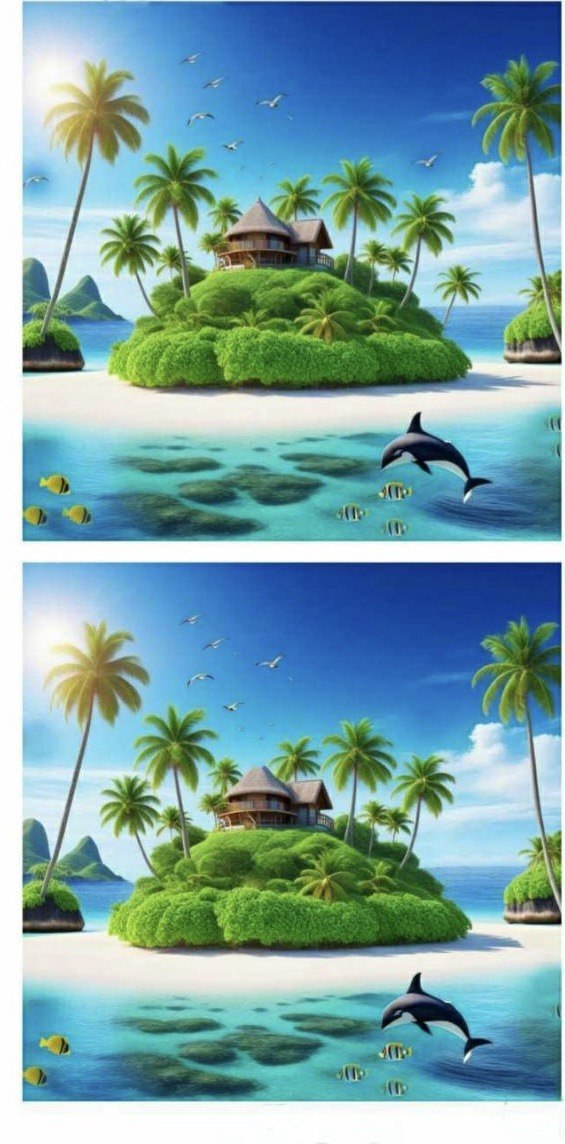
#> input picture spot_the_difference/validation_dataset/puzzle_05.jpg, 565 x 1144 px, found by its file name
$ python compare_puz5_detections.py
#> lines starting #> are read from the running program, lines starting #| are printed output that depends on the picture; after the words box and inside, x2 and y2 are one past the last pixel; in counts of white or black regions, pixels touching at a corner belong together
### spot_the_difference/spot_the_differences.py
#!/usr/bin/env python3
"""
spot_the_difference.py  (v2 – fixed)
=====================================
Fixes over v1:
  FIX A — Large blobs (r > max_allowed_r) are now SPLIT via distance-transform
           watershed instead of silently dropped.  This recovers the tail and
           cushion-stripe differences that were being swallowed by one giant
           alignment-artifact blob.
  FIX B — HUE_DILATE_KSIZE reduced 21→9 so the hue mask doesn't bleed and
           fuse unrelated regions into one oversized blob.
  FIX C — MERGE_RADIUS reduced 88→55 so spatially-separate differences
           (tail vs. cushion-stripe) don't collapse into a single circle that
           then exceeds the radius cap and gets dropped.
  FIX D — delta_floor lowered 8.0→7.0 to catch low-contrast diffs like the tail.
  FIX E — Circle padding tightened (+12→+6) so circles hug the real diff region.
  FIX F — No per-circle numbering badges.  Only the total count is shown on the
           Khmer banner.

Usage (unchanged):
  python spot_the_difference.py puzzle.jpg
  python spot_the_difference.py original.png modified.png
  python spot_the_difference.py numbergrid.png --mode number
"""

import sys
import argparse
import warnings
import random
import os
import re
import cv2
import numpy as np
from pathlib import Path
from skimage.metrics import structural_similarity as ssim
from PIL import Image, ImageDraw, ImageFont

warnings.filterwarnings("ignore")


# ─────────────────────────────────────────────────────────────────────────────
#  TUNING CONSTANTS
# ─────────────────────────────────────────────────────────────────────────────

MAX_WARP_SCALE       = 3.0
SAME_RATIO_TOL       = 0.03
ECC_MAX_DIM          = 400
ECC_MAX_ITER         = 150
ECC_EPS              = 1e-5

NUM_CELL_PAD         = 4
NUM_MIN_COLS         = 3
NUM_MIN_ROWS         = 3

HUE_FIXED_THRESH     = 30    # degrees — hue arc above this fires
HUE_SAT_MIN          = 30    # ignore pixels below this saturation
HUE_DILATE_KSIZE     = 9     # FIX B: was 21 — smaller kernel prevents blob fusion
HUE_SCORE_WEIGHT     = 0.5
MAX_BLOB_RADIUS_FRAC = 0.25
MERGE_RADIUS         = 55    # FIX C: was 88 — tighter merging
LOW_DELTA_FRAC       = 0.30
CIRCLE_PAD           = 6     # FIX E: was 12 — tighter circles


# ─────────────────────────────────────────────────────────────────────────────
#  FONTS
# ─────────────────────────────────────────────────────────────────────────────

_KHMER_FONT_CANDIDATES = [
    "/usr/share/fonts/truetype/noto/NotoSansKhmer-Bold.ttf",
    "/usr/share/fonts/truetype/noto/NotoSerifKhmer-Bold.ttf",
    "/usr/share/fonts/truetype/noto/NotoSansKhmer-Regular.ttf",
    "/usr/share/fonts/truetype/noto/NotoSerifKhmer-Regular.ttf",
    "C:/Windows/Fonts/NotoSansKhmer-Bold.ttf",
    "C:/Windows/Fonts/NotoSansKhmer-Regular.ttf",
    "C:/Windows/Fonts/NotoSerifKhmer-Bold.ttf",
    "C:/Windows/Fonts/NotoSerifKhmer-Regular.ttf",
    "/Library/Fonts/NotoSansKhmer-Bold.ttf",
    "/Library/Fonts/NotoSansKhmer-Regular.ttf",
    os.path.expanduser("~/Library/Fonts/NotoSansKhmer-Bold.ttf"),
    os.path.expanduser("~/Library/Fonts/NotoSansKhmer[wdth,wght].ttf"),
    "/usr/local/share/fonts/NotoSansKhmer-Bold.ttf",
    os.path.expanduser("~/.fonts/NotoSansKhmer-Bold.ttf"),
    os.path.expanduser("~/.local/share/fonts/NotoSansKhmer-Bold.ttf"),
]

_AVAILABLE_KHMER_FONTS = [p for p in _KHMER_FONT_CANDIDATES if os.path.exists(p)]

if not _AVAILABLE_KHMER_FONTS:
    print(
        "[WARN] No Khmer fonts found. Khmer text will fall back to the default font.\n"
        "       Linux : sudo apt install fonts-noto-core\n"
        "       macOS : brew install font-noto-sans-khmer"
    )

_LATIN_FONT = next((p for p in [
    "/usr/share/fonts/truetype/liberation/LiberationSans-Bold.ttf",
    "/usr/share/fonts/truetype/dejavu/DejaVuSans-Bold.ttf",
    "C:/Windows/Fonts/arialbd.ttf",
    "/Library/Fonts/Arial Bold.ttf",
    "/System/Library/Fonts/Supplemental/Arial Bold.ttf",
] if os.path.exists(p)), None)


# [15 lines left out: function pick_random_khmer_font, not called in this run]


# ─────────────────────────────────────────────────────────────────────────────
#  1.  IMAGE I/O
# ─────────────────────────────────────────────────────────────────────────────

def load_bgr(path: str) -> np.ndarray:
    return cv2.cvtColor(np.array(Image.open(path).convert("RGB")), cv2.COLOR_RGB2BGR)


# [64 lines left out: function _find_separator, not called in this run]


def crop_text_by_gap(img: np.ndarray) -> tuple[np.ndarray, int]:
    gray = cv2.cvtColor(img, cv2.COLOR_BGR2GRAY)
    row_var = np.var(gray, axis=1)
    content_rows = np.where(row_var > 50)[0]
    if len(content_rows) == 0: return img, 0
    start_y = content_rows[0]
    end_y = content_rows[-1]
    # some padding
    start_y = max(0, start_y - 10)
    end_y = min(img.shape[0], end_y + 10)
    return img[start_y:end_y, :], start_y

def auto_slice(img: np.ndarray):
    h, w = img.shape[:2]

    # 1. Search Horizontal Cuts
    lo_y, hi_y = int(h * 0.45), int(h * 0.55)
    best_score_h = -1.0
    best_sep_h = -1
    best_a_h, best_b_h = None, None
    best_astart_h, best_bstart_h = 0, 0

    for sep in range(lo_y, hi_y):
        a, b = img[:sep], img[sep:]
        min_h = min(a.shape[0], b.shape[0])
        a_crop = a[-min_h:]
        b_crop = b[:min_h]
        score = _ssim(a_crop, b_crop)
        if score > best_score_h:
            best_score_h = score
            best_sep_h = sep
            best_a_h, best_b_h = a_crop, b_crop
            best_astart_h = sep - min_h
            best_bstart_h = sep

    # 2. Search Vertical Cuts
    lo_x, hi_x = int(w * 0.45), int(w * 0.55)
    best_score_v = -1.0
    best_sep_v = -1
    best_a_v, best_b_v = None, None
    best_astart_v, best_bstart_v = 0, 0

    for sep in range(lo_x, hi_x):
        a, b = img[:, :sep], img[:, sep:]
        min_w = min(a.shape[1], b.shape[1])
        a_crop = a[:, -min_w:]
        b_crop = b[:, :min_w]
        score = _ssim(a_crop, b_crop)
        if score > best_score_v:
            best_score_v = score
            best_sep_v = sep
            best_a_v, best_b_v = a_crop, b_crop
            best_astart_v = sep - min_w
            best_bstart_v = sep

    # Compare horizontal vs vertical with aspect ratio penalty
    ratio_h = best_a_h.shape[1] / best_a_h.shape[0] if best_a_h is not None else 1.0
    ratio_v = best_a_v.shape[1] / best_a_v.shape[0] if best_a_v is not None else 1.0

    score_h = best_score_h
    score_v = best_score_v

    # Penalize extreme aspect ratios (ratio of width to height < 0.3 or > 3.3)
    if ratio_h < 0.3 or ratio_h > 3.3:
        score_h *= 0.1
    if ratio_v < 0.3 or ratio_v > 3.3:
        score_v *= 0.1

    if score_h >= score_v and best_score_h > 0:
        print(f"[INFO] Auto-sliced (Horizontal) → A{best_a_h.shape[:2]} B{best_b_h.shape[:2]} (SSIM {best_score_h:.2f} >= {best_score_v:.2f}, adjusted: {score_h:.2f} vs {score_v:.2f})")
        return best_a_h, best_b_h, best_astart_h, best_bstart_h
    elif score_v > score_h and best_score_v > 0:
        print(f"[INFO] Auto-sliced (Vertical) → A{best_a_v.shape[:2]} B{best_b_v.shape[:2]} (SSIM {best_score_v:.2f} > {best_score_h:.2f}, adjusted: {score_v:.2f} vs {score_h:.2f})")
        return best_a_v, best_b_v, best_astart_v, best_bstart_v
    else:
        # Fallback if no peaks found (e.g. solid color)
        half = h // 2
        print("[WARN] No valid separators found! Falling back to horizontal mid-cut.")
        a, b = img[:half], img[half:]
        return a, b, 0, half


# ─────────────────────────────────────────────────────────────────────────────
#  2.  ALIGNMENT
# ─────────────────────────────────────────────────────────────────────────────

def _gray(img: np.ndarray) -> np.ndarray:
    return cv2.cvtColor(img, cv2.COLOR_BGR2GRAY)


def _ssim(a: np.ndarray, b: np.ndarray) -> float:
    ga = _gray(cv2.resize(a, (512, 512)))
    gb = _gray(cv2.resize(b, (512, 512)))
    score, _ = ssim(ga, gb, full=True)
    return float(score)


# [694 lines left out: functions _warp_h, _homography_ok, _stage1_scale, _match, _stage2_features, _stage3_ecc and 9 more, not called in this run]


# ─────────────────────────────────────────────────────────────────────────────
#  3b.  LINE-DRAWING MODE
# ─────────────────────────────────────────────────────────────────────────────

_SATURATION_LINE_THRESHOLD = 20

# [524 lines left out: functions is_line_drawing, detect_line, _ocr_digit_grid, _crop_grid_content, _grid_cell_centres, _find_grid_crop_coords and 5 more, not called in this run]


def _khmer_digits(n: int) -> str:
    return str(n).translate(str.maketrans("0123456789", "០១២៣៤៥៦៧៨៩"))


# [366 lines left out: functions make_khmer_banner, add_watermark, build_stacked_output, build_vertical_split_output, build_stacked_output_numgrid, build_sidebyside_output and 3 more, not called in this run]


# [2 lines that do not run on import are left out]

### spot_the_difference/scratch/compare_puz5_detections.py
import cv2
import numpy as np

img_puz = cv2.imread("validation_dataset/puzzle_05.jpg")
#> img_puz is the input picture: shape (1144, 565, 3); mean B, G, R 167.2, 162.7, 122.3
img_ans = cv2.imread("correct_answers/answer_05.jpg")
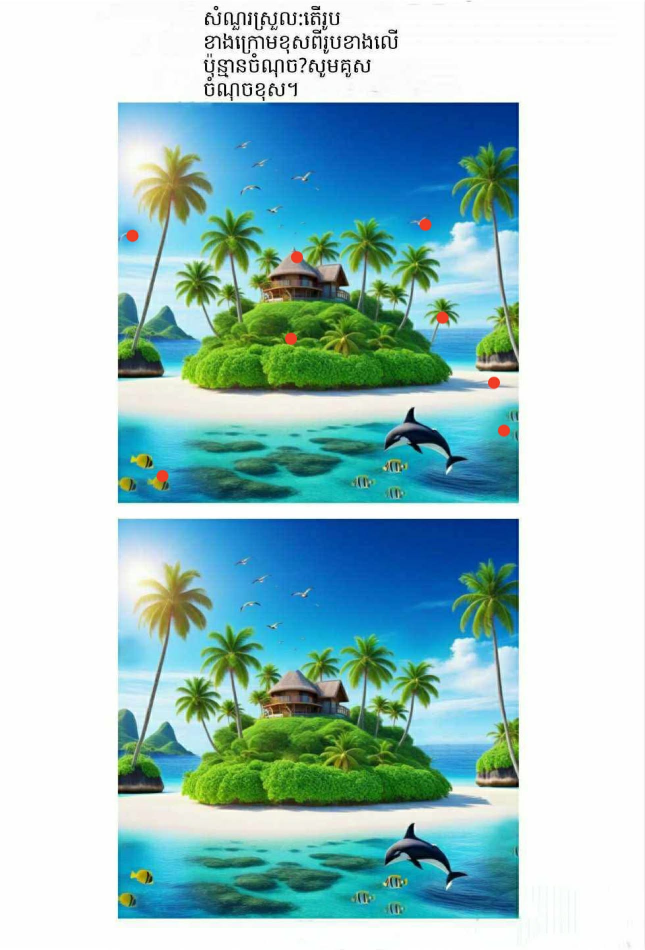
#> input picture spot_the_difference/correct_answers/answer_05.jpg, 1290 x 1899 px, found by its file name (shown at 1/2 size)
#> img_ans is the input picture: shape (1899, 1290, 3); mean B, G, R 201, 200.5, 164.9

if img_puz is None or img_ans is None:
    print("Could not read images.")
    exit()

# SIFT matching to find homography between puzzle_05 and answer_05
sift = cv2.SIFT_create()
kp_p, des_p = sift.detectAndCompute(img_puz, None)
#> kp_p = 2997 keypoints; strongest (x, y, size): (417, 418, 5.8), (417, 978, 5.6), (415, 424, 9.1), (415, 985, 9.1)
kp_a, des_a = sift.detectAndCompute(img_ans, None)
#> kp_a = 5713 keypoints; strongest (x, y, size): (601, 48, 3.4), (601, 31, 3.5), (604, 142, 3.3), (412, 79, 3.9)

bf = cv2.BFMatcher(cv2.NORM_L2, crossCheck=True)
matches = bf.match(des_p, des_a)
#> matches = 1807 matches
pts_p = np.float32([kp_p[m.queryIdx].pt for m in matches]).reshape(-1, 1, 2)
#> pts_p = 1807 rows, first 8: [23.76, 1078.6], [23.9, 334.9], [23.97, 184.2], [23.99, 861.3], [24.11, 266], [24.13, 826.8], [24.18, 1068.8], [24.9, 1082.7]
pts_a = np.float32([kp_a[m.trainIdx].pt for m in matches]).reshape(-1, 1, 2)
#> pts_a = 1807 rows, first 8: [238, 973.3], [238, 700.3], [237.9, 478], [238.1, 1481.1], [238.3, 597.9], [238.3, 1430], [238.6, 956.9], [239.7, 979.6]

H_p_to_a, mask = cv2.findHomography(pts_p, pts_a, cv2.RANSAC, 5.0)
#> H_p_to_a = [[1.49, -7.3e-05, 202.6], [-3.49e-05, 1.48, 203.3], [-1.46e-07, 1.3e-07, 1]]; mask = 1807 values, max 1 at index 1, min 0 at index 0, mean 0.626
H_a_to_p = np.linalg.inv(H_p_to_a)
#> H_a_to_p = [[0.672, 4.5e-05, -136.2], [2.41e-06, 0.674, -137], [9.79e-08, -8.79e-08, 1]]

# Let's find red circles in answer_05.jpg
hsv = cv2.cvtColor(img_ans, cv2.COLOR_BGR2HSV)
mask1 = cv2.inRange(hsv, (0, 100, 100), (10, 255, 255))
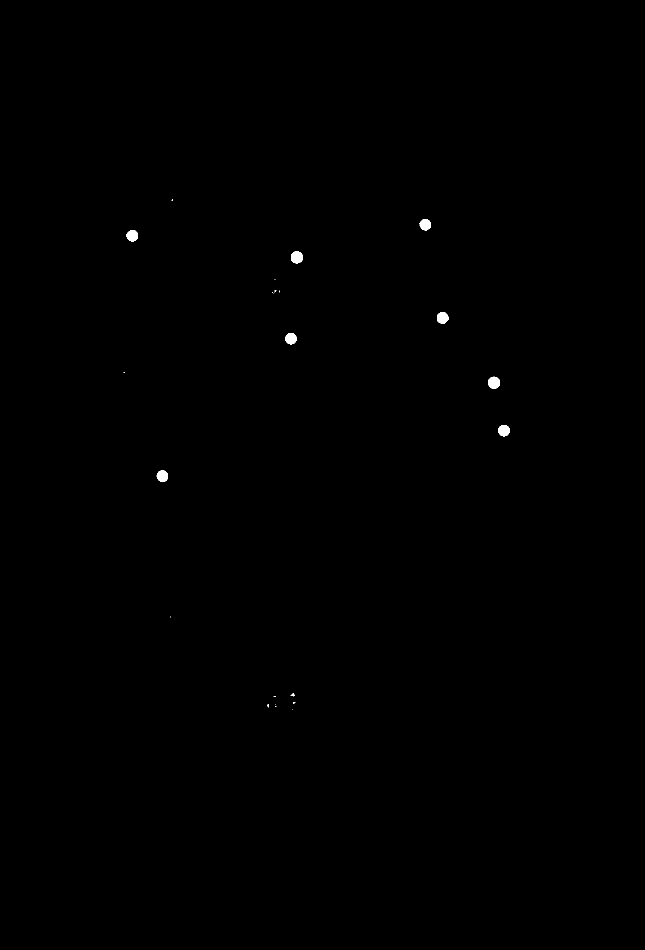
#> mask1: shape (1899, 1290) (shown at 1/2 size); 0.14% white; 23 white regions (14 under 20 px), largest, box (x1, y1, x2, y2) and area: (582, 503, 606, 527) 466, (976, 753, 1000, 778) 462, (874, 624, 897, 647) 428
mask2 = cv2.inRange(hsv, (170, 100, 100), (180, 255, 255))
mask_red = mask1 | mask2
k = cv2.getStructuringElement(cv2.MORPH_ELLIPSE, (5, 5))
mask_red = cv2.morphologyEx(mask_red, cv2.MORPH_CLOSE, k)

cnts, _ = cv2.findContours(mask_red, cv2.RETR_EXTERNAL, cv2.CHAIN_APPROX_SIMPLE)
#> cnts = 20 contours, 12 with area under 20; largest, box (x1, y1, x2, y2) and area: (582, 503, 606, 527) 432, (976, 753, 1000, 778) 429, (253, 460, 277, 483) 396, (874, 624, 897, 647) 396, (996, 850, 1020, 873) 392, (839, 438, 862, 461) 390, (570, 666, 594, 689) 387, (313, 941, 336, 964) 384
gt_circles_in_ans = []
for c in cnts:
    area = cv2.contourArea(c)
    if area < 50:
        continue
    (cx, cy), r = cv2.minEnclosingCircle(c)
    gt_circles_in_ans.append((cx, cy, r))
#> this loop made 20 passes
#> (area, cx, cy, r) on passes 8, 9, 10, 12: (384, 324.5, 952, 11.72), (392, 1007.5, 860.8, 11.7), (429, 987.5, 765.1, 12.17), (387, 581.5, 677, 11.67)
#> after the loop, gt_circles_in_ans = [(324.5, 952, 11.72), (1007.5, 860.8, 11.7), (987.5, 765.1, 12.17), (581.5, 677, 11.67), (884.8, 635.2, 11.86), (593.3, 514.2, 12.38), (264.4, 471, 11.76), (850.3, 448.8, 11.68)]

# Map gt circles back to puzzle_05 coordinates
gt_circles_in_puz = []
for cx, cy, r in gt_circles_in_ans:
    pt = np.float32([cx, cy]).reshape(-1, 1, 2)
    mapped = cv2.perspectiveTransform(pt, H_a_to_p).reshape(2)
    # The radius scale factor is roughly the average scaling
    scale = np.sqrt(H_a_to_p[0,0]**2 + H_a_to_p[0,1]**2)
    gt_circles_in_puz.append((mapped[0], mapped[1], r * scale))
#> this loop made 8 passes
#> (cx, cy, r, mapped) on passes 1 to 4: (324.5, 952, 11.72, [82, 504.6]), (1007.5, 860.8, 11.7, [541, 443.1]), (987.5, 765.1, 12.17, [527.6, 378.6]), (581.5, 677, 11.67, [254.7, 319.2])
#> after the loop, gt_circles_in_puz = [(82, 504.6, 7.87), (541, 443.1, 7.87), (527.6, 378.6, 8.18), (254.7, 319.2, 7.85), (458.5, 291.1, 7.97), (262.7, 209.5, 8.32), (41.55, 180.4, 7.9), (435.4, 165.4, 7.85)]

print(f"Found {len(gt_circles_in_puz)} Ground Truth circles in puzzle_05 space:")
#| Found 8 Ground Truth circles in puzzle_05 space:
for i, (cx, cy, r) in enumerate(gt_circles_in_puz):
    # Crop coordinates in puzzle_05 are relative to top/bottom panels
    # Let's determine if it is in Panel A (top) or Panel B (bottom)
    # puzzle_05 height is 1144, each panel starts after crop_text_by_gap
    # Let's print the raw coordinates
    print(f"  GT {i+1}: Center=({cx:.1f}, {cy:.1f}), r={r:.1f}")
#> this loop made 8 passes
#> (printed output is left out)

# Detected circles with mask-roi
detected_with_mask = [
    (459, 292), (78, 511), (534, 379), (248, 314), (551, 423), (257, 202), (38, 179), (426, 158)
]

# Detected circles without mask-roi (which has the extra circle at 543, 515)
detected_no_mask = [
    (459, 292), (78, 511), (534, 379), (248, 314), (551, 423), (257, 202), (38, 179), (426, 158), (543, 515)
]

import sys
from pathlib import Path
SCRIPT_DIR = Path("/Users/nicksng/code/puzzle-portal/spot_the_difference")
if str(SCRIPT_DIR) not in sys.path:
    sys.path.append(str(SCRIPT_DIR))
import spot_the_differences as std
cropped, crop_y = std.crop_text_by_gap(img_puz)
#> in crop_text_by_gap, `row_var = np.var(gray, axis=1)`: row_var = 1144 values, max 6667.6 at index 944, min 0.113 at index 556, mean 2538.7
#> in crop_text_by_gap, `content_rows = np.where(row_var > 50)[0]`: content_rows = 1073 values from 0 to 1101
#> in crop_text_by_gap, `start_y = content_rows[0]`: start_y = 0
#> in crop_text_by_gap, `end_y = content_rows[-1]`: end_y = 1101
#> in crop_text_by_gap, `end_y = min(img.shape[0], end_y + 10)`: end_y = 1111
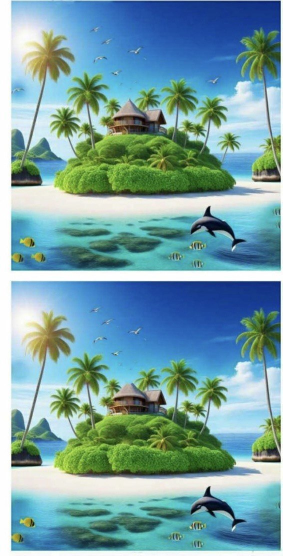
#> cropped: shape (1111, 565, 3) (shown at 1/2 size); mean B, G, R 164.7, 160, 118.5
#> crop_y = 0
img_a, img_b, a_start, b_start = std.auto_slice(cropped)
#> the loop in auto_slice, `for sep in range(lo_y, hi_y):` made 112 passes
#> (score, best_score_h) on passes 1 to 4: (0.349, 0.349), (0.35, 0.35), (0.352, 0.352), (0.353, 0.353)
#> after the loop in auto_slice, `for sep in range(lo_y, hi_y):`:
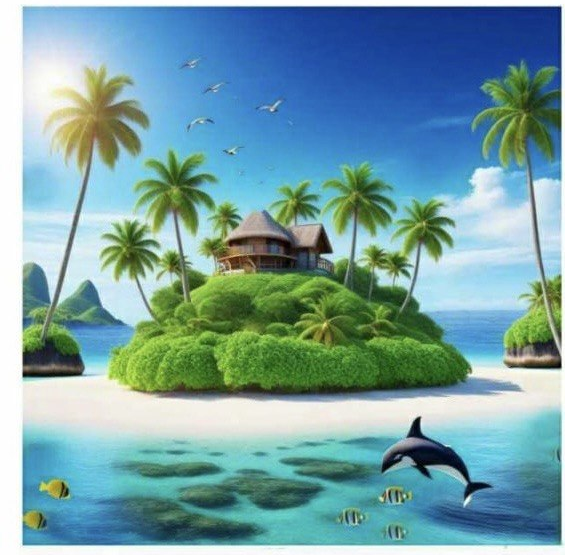
#> best_b_h: shape (555, 565, 3); mean B, G, R 165, 160.1, 118.5
#> after the loop in auto_slice, `for sep in range(lo_y, hi_y):`: best_astart_h = 1; best_bstart_h = 556; best_score_h = 0.517; best_sep_h = 556
#> the loop in auto_slice, `for sep in range(lo_x, hi_x):` made 56 passes
#> (score, best_score_v) on passes 1, 2, 3, 6: (0.292, 0.292), (0.292, 0.292), (0.292, 0.292), (0.293, 0.293)
#> pass 1, in _ssim (call 113), `ga = _gray(cv2.resize(a, (512, 512)))`:
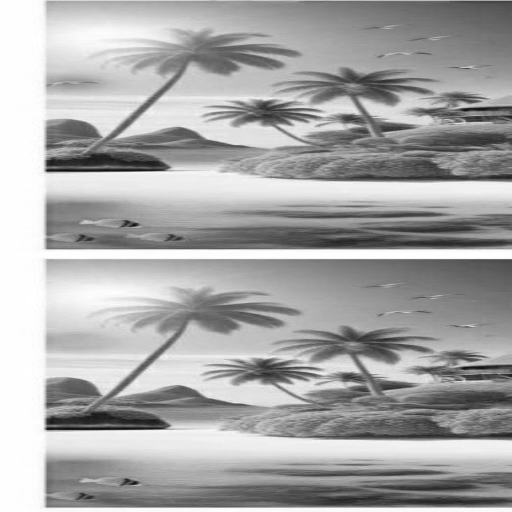
#> ga: shape (512, 512); min 14, max 255, mean 168
#> after the loop in auto_slice, `for sep in range(lo_x, hi_x):`:
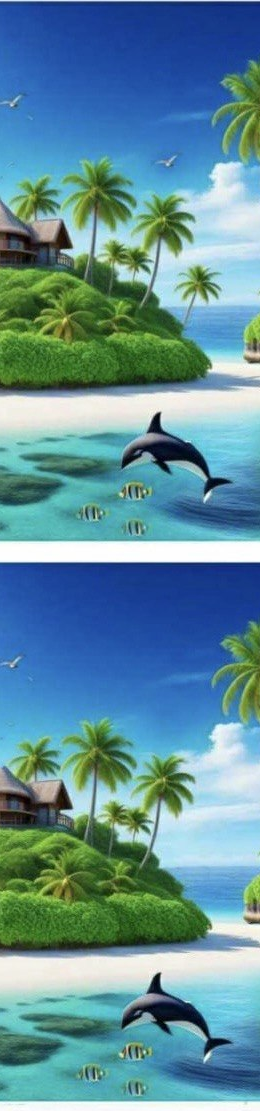
#> best_b_v: shape (1111, 260, 3); mean B, G, R 154.9, 142.3, 95.5
#> after the loop in auto_slice, `for sep in range(lo_x, hi_x):`: best_astart_v = 0; best_bstart_v = 260; best_score_v = 0.293; best_sep_v = 260
#> in auto_slice, `ratio_h = best_a_h.shape[1] / best_a_h.shape[0] if best_a_h is not Non..`: ratio_h = 1.02
#> in auto_slice, `ratio_v = best_a_v.shape[1] / best_a_v.shape[0] if best_a_v is not Non..`: ratio_v = 0.234
#> in auto_slice, `score_h = best_score_h`: score_h = 0.517
#> in auto_slice, `score_v = best_score_v`: score_v = 0.293
#> in auto_slice, `score_v *= 0.1`: score_v = 0.0293
#| [INFO] Auto-sliced (Horizontal) → A(555, 565) B(555, 565) (SSIM 0.52 >= 0.29, adjusted: 0.52 vs 0.03)
#> a_start = 1; b_start = 556
print(f"\nPanel A y range in puzzle_05: {crop_y + a_start} to {crop_y + a_start + img_a.shape[0]}")
#| Panel A y range in puzzle_05: 1 to 556
print(f"Panel B y range in puzzle_05: {crop_y + b_start} to {crop_y + b_start + img_b.shape[0]}")
#| Panel B y range in puzzle_05: 556 to 1111

panel_h = img_a.shape[0]
y_offset = crop_y + a_start
#> y_offset = 1

print("\nMatching DETECTED WITH MASK against GT:")
matched_gt = set()
for idx, (dcx, dcy) in enumerate(detected_with_mask):
    # Map dcx, dcy to full puzzle_05 coordinate space
    # (dcx, dcy) is in Panel A space, so x_full = dcx, y_full = y_offset + dcy
    fx, fy = dcx, y_offset + dcy
    closest_dist = float('inf')
    closest_gt = -1
    for i, (gcx, gcy, gr) in enumerate(gt_circles_in_puz):
        dist = np.sqrt((fx - gcx)**2 + (fy - gcy)**2)
        if dist < closest_dist:
            closest_dist = dist
            closest_gt = i
    if closest_dist < 40:
        matched_gt.add(closest_gt)
        print(f"  Detected {idx+1} at ({dcx}, {dcy}) -> MATCHED GT {closest_gt+1} (dist={closest_dist:.1f})")
    else:
        print(f"  Detected {idx+1} at ({dcx}, {dcy}) -> FALSE POSITIVE (closest GT {closest_gt+1} dist={closest_dist:.1f})")
#> this loop made 8 passes
#> (fx, fy) on passes 1 to 4: (459, 293), (78, 512), (534, 380), (248, 315)

print(f"Total matched GTs with mask: {len(matched_gt)}")
#| Total matched GTs with mask: 8

print("\nMatching DETECTED WITHOUT MASK against GT:")
matched_gt_no = set()
for idx, (dcx, dcy) in enumerate(detected_no_mask):
    fx, fy = dcx, y_offset + dcy
    closest_dist = float('inf')
    closest_gt = -1
    for i, (gcx, gcy, gr) in enumerate(gt_circles_in_puz):
        dist = np.sqrt((fx - gcx)**2 + (fy - gcy)**2)
        if dist < closest_dist:
            closest_dist = dist
            closest_gt = i
    if closest_dist < 40:
        matched_gt_no.add(closest_gt)
        print(f"  Detected {idx+1} at ({dcx}, {dcy}) -> MATCHED GT {closest_gt+1} (dist={closest_dist:.1f})")
    else:
        print(f"  Detected {idx+1} at ({dcx}, {dcy}) -> FALSE POSITIVE (closest GT {closest_gt+1} dist={closest_dist:.1f})")

print(f"Total matched GTs without mask: {len(matched_gt_no)}")
#| Total matched GTs without mask: 8
print("Missed GTs without mask:")
for i in range(len(gt_circles_in_puz)):
    if i not in matched_gt_no:
        print(f"  GT {i+1} at {gt_circles_in_puz[i]}")
#> this loop made 8 passes
